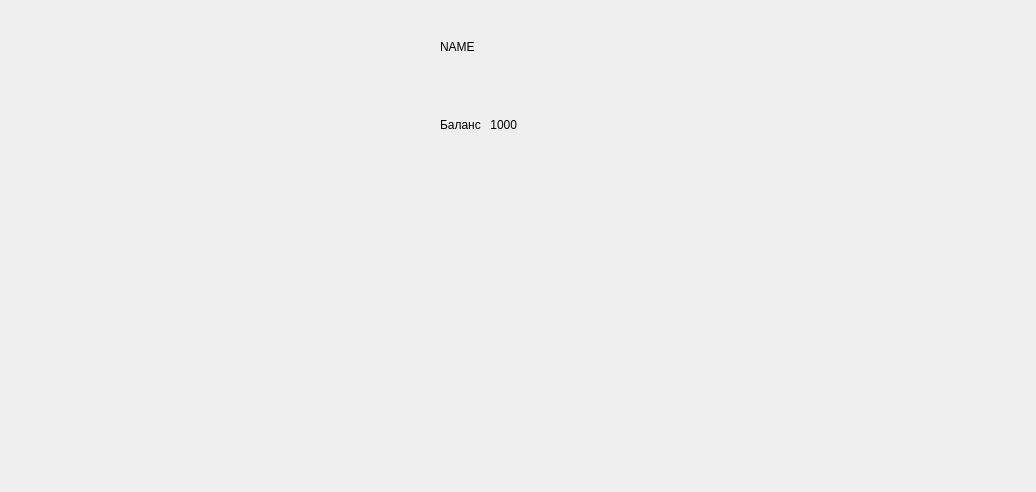
<?xml version="1.0" encoding="UTF-8"?>
<ui version="4.0">
 <class>ProfileWindow</class>
 <widget class="QDialog" name="ProfileWindow">
  <property name="geometry">
   <rect>
    <x>0</x>
    <y>0</y>
    <width>1036</width>
    <height>492</height>
   </rect>
  </property>
  <property name="windowTitle">
   <string>Dialog</string>
  </property>
  <layout class="QGridLayout" name="gridLayout">
   <item row="1" column="0">
    <spacer name="verticalSpacer">
     <property name="orientation">
      <enum>Qt::Vertical</enum>
     </property>
     <property name="sizeHint" stdset="0">
      <size>
       <width>20</width>
       <height>40</height>
      </size>
     </property>
    </spacer>
   </item>
   <item row="0" column="0">
    <layout class="QHBoxLayout" name="horizontalLayout_3">
     <item>
      <spacer name="horizontalSpacer_3">
       <property name="orientation">
        <enum>Qt::Horizontal</enum>
       </property>
       <property name="sizeHint" stdset="0">
        <size>
         <width>40</width>
         <height>20</height>
        </size>
       </property>
      </spacer>
     </item>
     <item>
      <widget class="QLabel" name="label">
       <property name="minimumSize">
        <size>
         <width>150</width>
         <height>150</height>
        </size>
       </property>
       <property name="text">
        <string/>
       </property>
      </widget>
     </item>
     <item>
      <spacer name="horizontalSpacer_2">
       <property name="orientation">
        <enum>Qt::Horizontal</enum>
       </property>
       <property name="sizeHint" stdset="0">
        <size>
         <width>40</width>
         <height>20</height>
        </size>
       </property>
      </spacer>
     </item>
     <item>
      <layout class="QVBoxLayout" name="verticalLayout">
       <item>
        <widget class="QLabel" name="label_2">
         <property name="text">
          <string>NAME</string>
         </property>
        </widget>
       </item>
       <item>
        <layout class="QHBoxLayout" name="horizontalLayout_4">
         <item>
          <widget class="QLabel" name="label_3">
           <property name="text">
            <string>Баланс</string>
           </property>
          </widget>
         </item>
         <item>
          <widget class="QLabel" name="label_4">
           <property name="text">
            <string> 1000</string>
           </property>
          </widget>
         </item>
        </layout>
       </item>
      </layout>
     </item>
    </layout>
   </item>
   <item row="1" column="1">
    <spacer name="horizontalSpacer">
     <property name="orientation">
      <enum>Qt::Horizontal</enum>
     </property>
     <property name="sizeHint" stdset="0">
      <size>
       <width>40</width>
       <height>20</height>
      </size>
     </property>
    </spacer>
   </item>
  </layout>
 </widget>
 <resources/>
 <connections/>
</ui>
